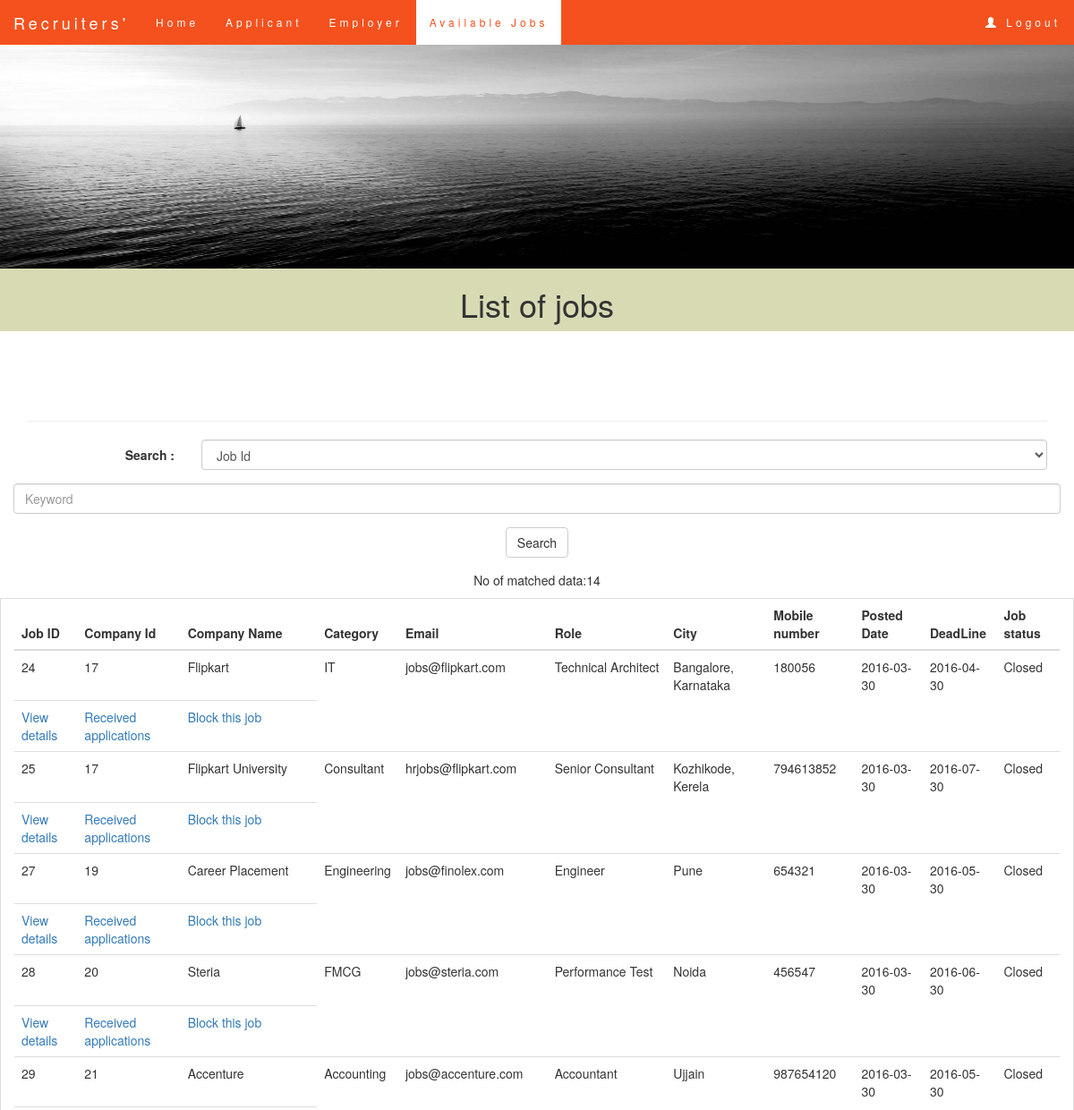
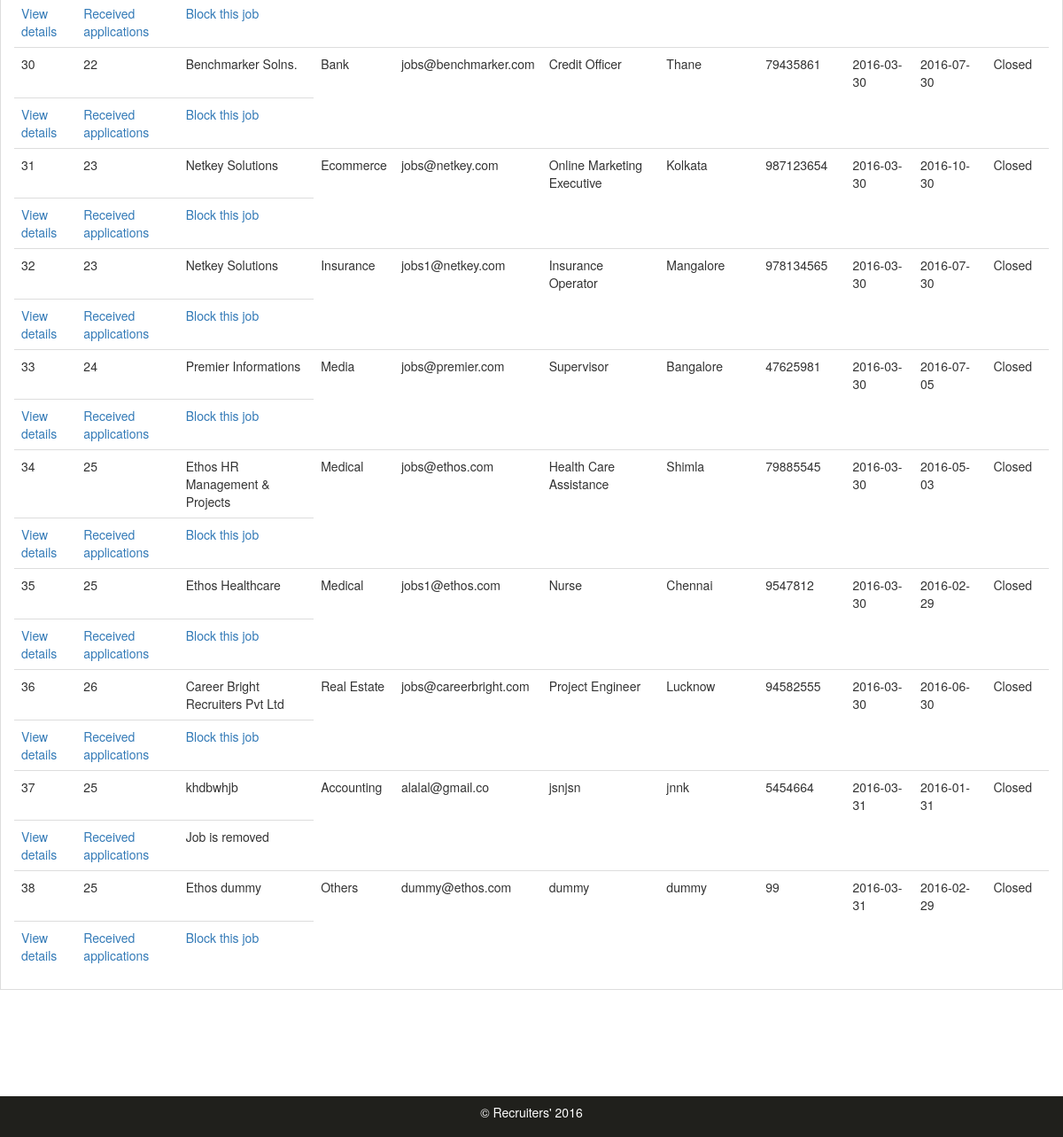
Page /admin/jobs.php (signed in) on the committed database (2 pictures, top to bottom).
### tables this page shows
CREATE TABLE IF NOT EXISTS `postjob` (
  `username` varchar(10) NOT NULL,
  `cmpname` varchar(50) NOT NULL,
  `category` varchar(30) NOT NULL,
  `email` varchar(50) NOT NULL,
  `job_id` int(11) NOT NULL AUTO_INCREMENT,
  `company_id` int(11) NOT NULL,
  `role` varchar(100) NOT NULL,
  `jobdesc` varchar(1000) NOT NULL,
  `stipend` int(10) NOT NULL,
  `location` varchar(25) NOT NULL,
  `vacancy` int(5) NOT NULL,
  `profile` varchar(1000) NOT NULL,
  `posted_date` date NOT NULL,
  `contact` bigint(20) NOT NULL,
  `cmpdesc` varchar(1000) NOT NULL,
  `deadline` date NOT NULL,
  `closejob` varchar(10) NOT NULL DEFAULT 'open',
  `logos` varchar(500) NOT NULL,
  `notification` int(11) NOT NULL,
  `requestdate` date NOT NULL,
  PRIMARY KEY (`job_id`)
);

### admin/jobs.php (the view, shortened to what this page needs)
<!DOCTYPE html>
<html lang="en">
<head>
    <link rel="stylesheet" href="http://maxcdn.bootstrapcdn.com/bootstrap/3.3.6/css/bootstrap.min.css">
   <link rel="stylesheet" href="\PHPProject\main.css">
</head>
<body>
    <nav class="navbar navbar-default navbar-fixed-top">
    <div class="container-fluid">
    <div class="navbar-header">
        <a class="navbar-brand" href="#">Recruiters'</a>
    </div>
    <ul class="nav navbar-nav">
        <li><a href="\PHPProject\admin\home.php">Home</a></li>
        <li><a href="\PHPProject\admin\employee.php">Applicant</a></li>
        <li><a href="\PHPProject\admin\employer.php" >Employer</a></li>
        <li  class="active"><a href="\PHPProject\admin\jobs.php">Available Jobs</a></li>
    </ul>
    <ul class="nav navbar-nav navbar-right" >
        <li><a href="\PHPProject\logout.php"><span class="glyphicon glyphicon-user"> </span>&nbsp;Logout</a></li>
    </ul>
    </div>
    </nav>
    <img class="img" src="\PHPProject\home_img.jpg.jpg" alt="home_img">
    <div class="container-fluid text-center register">
        <h1>List of jobs</h1>
    </div>
    <br/><br/><br/><br/>
<div class="container text-center">
<hr/>
<form class="form-horizontal" role="form">
<div class="form-group">
<label class="control-label col-sm-2" for="category">Search : </label>
<div class="col-sm-10">
<select class="form-control" name='category' id="cat">
<option value="job_id">Job Id</option>
</select>
</div>
</div>
<div class="form-group">
<input class="form-control" type="text" name="key" id="k" placeholder="Keyword">
</div>
<div class="form-group">
<input type="submit" class="btn btn-default" value="Search" >
</div>
</form>
</div>
<?php
$connection=new PDO('mysql:host=localhost;dbname=project','root','');
if(isset($_GET['key'])){
		 	$key="%".$_GET['key']."%";
			  $statement="SELECT * FROM `postjob` WHERE `". $_GET['category']."` LIKE '". $key."'";
			 $query=$connection->query($statement);
}else{
	$statement="SELECT * FROM postjob";
	$query=$connection->query($statement);
}
$rowCount=$query->rowCount();
echo "<div class=\"container text-center\"><p>No of matched data:$rowCount</p></div></div>";
echo "<div class=\"container-fluid table-bordered table-hover\"><table class=\"table\"><thead><tr>";
echo "<th>Job ID</th>";
echo "<th>Company Id</th>";
echo "<th>Company Name</th>";
echo "<th>Category</th>";
echo "<th>Email</th>";
echo "<th>Role</th>";
echo "<th>City</th>";
echo "<th>Mobile number</th>";
echo "<th>Posted Date</th>";
echo "<th>DeadLine</th>";
echo "<th>Job status</th></tr></thead><tbody>";
while($row=$query->fetch(PDO::FETCH_OBJ)){
	echo "<tr><td>$row->job_id</td>";
	echo "<td>$row->company_id</td>";
	echo "<td>$row->cmpname</td>";
	echo "<td>$row->category</td>";
	echo "<td>$row->email</td>";
	echo "<td>$row->role</td>";
	echo "<td>$row->location</td>";
	echo "<td>$row->contact</td>";
	echo "<td>$row->posted_date</td>";
	echo "<td>$row->deadline</td>";
	$end_date=$row->deadline;
	$today="20".date('y/m/d');
	if(strtotime($end_date)<strtotime($today)){
		echo "<td>Closed</td></tr>";
	}else{
		echo "<td>$row->closejob</td>";
	}
	echo "<td><a href=\"viewjobdetail.php?company_id=$row->company_id&job_id=$row->job_id\">View details</a></td>";
	echo "<td><a href=\"jobapplications.php?company_id=$row->company_id&job_id=$row->job_id\">Received applications</a></td>";
	$statement1="SELECT closejob FROM clients WHERE id=?";
	$query1=$connection->prepare($statement1);
	if(!$query1->execute(array($row->company_id))){
		echo "errorxcvxcv";
		die();
	}
	$row1=$query1->fetch(PDO::FETCH_OBJ);
	$accountclosed=$row1->closejob;
	if($accountclosed=="blocked"){
		echo "<td>Account closed</td>";
	}else if($row->closejob=="removed"){
		echo "<td>Job is removed</td>";
	}
	else if($row->closejob=="blocked"){
		echo "<td><a href=\"unblockjob.php?job_id=$row->job_id\">Unblock this job</a></td>";
	}else{
		echo "<td><a href=\"blockjob.php?job_id=$row->job_id\">Block this job</a></td>";
	}
}
?>
</tbody>
</table>
</div>
<br/><br/><br/><br/><br/><br/>
    <footer class="container-fluid text-center copyright">
        <p>&copy; Recruiters' 2016</p>
    </footer>
</body>
</html>

### main.css (style rules this page uses)
html,body { height: 100% }
.img { position:relative; height:300px; width:100%; }
.navbar { margin-bottom: 0; background-color: #f4511e; z-index: 9999; border: 0; font-size: 12px !important; line-height: 1.42857143 !important; letter-spacing: 4px; border-radius: 0; padding-top:-10px; padding-bottom:-10px; }
.navbar li a, .navbar .navbar-brand { color: #fff !important; }
.navbar-nav li a:hover, .navbar-nav li.active a { color: #f4511e !important; background-color: #fff !important; }
.copyright { background-color:rgb(32, 32, 28); color:white; padding:8px; }
.register { background-color:rgb(216, 218, 179); }

### rows in the picture
postjob: job_id "24", company "17", cmpname "Flipkart", category "IT", email "jobs@flipkart.com", role "Technical Architect", location "Bangalore, Karnataka", contact "180056", posted_date "2016-03-30", deadline "2016-04-30", shows "Closed"
postjob: job_id "25", company "17", cmpname "Flipkart University", category "Consultant", email "hrjobs@flipkart.com", role "Senior Consultant", location "Kozhikode, Kerela", contact "794613852", posted_date "2016-03-30", deadline "2016-07-30", shows "Closed"
postjob: job_id "27", company "19", cmpname "Career Placement", category "Engineering", email "jobs@finolex.com", role "Engineer", location "Pune", contact "654321", posted_date "2016-03-30", deadline "2016-05-30", shows "Closed"
postjob: job_id "28", company "20", cmpname "Steria", category "FMCG", email "jobs@steria.com", role "Performance Test", location "Noida", contact "456547", posted_date "2016-03-30", deadline "2016-06-30", shows "Closed"
postjob: job_id "29", company "21", cmpname "Accenture", category "Accounting", email "jobs@accenture.com", role "Accountant", location "Ujjain", contact "987654120", posted_date "2016-03-30", deadline "2016-05-30", shows "Closed"
postjob: job_id "30", company "22", cmpname "Benchmarker Solns.", category "Bank", email "jobs@benchmarker.com", role "Credit Officer", location "Thane", contact "79435861", posted_date "2016-03-30", deadline "2016-07-30", shows "Closed"
postjob: job_id "31", company "23", cmpname "Netkey Solutions", category "Ecommerce", email "jobs@netkey.com", role "Online Marketing Executive", location "Kolkata", contact "987123654", posted_date "2016-03-30", deadline "2016-10-30", shows "Closed"
postjob: job_id "32", company "23", cmpname "Netkey Solutions", category "Insurance", email "jobs1@netkey.com", role "Insurance Operator", location "Mangalore", contact "978134565", posted_date "2016-03-30", deadline "2016-07-30", shows "Closed"
postjob: job_id "33", company "24", cmpname "Premier Informations", category "Media", email "jobs@premier.com", role "Supervisor", location "Bangalore", contact "47625981", posted_date "2016-03-30", deadline "2016-07-05", shows "Closed"
postjob: job_id "34", company "25", cmpname "Ethos HR Management & Projects", category "Medical", email "jobs@ethos.com", role "Health Care Assistance", location "Shimla", contact "79885545", posted_date "2016-03-30", deadline "2016-05-03", shows "Closed"
postjob: job_id "35", company "25", cmpname "Ethos Healthcare", category "Medical", email "jobs1@ethos.com", role "Nurse", location "Chennai", contact "9547812", posted_date "2016-03-30", deadline "2016-02-29", shows "Closed"
postjob: job_id "36", company "26", cmpname "Career Bright Recruiters Pvt Ltd", category "Real Estate", email "jobs@careerbright.com", role "Project Engineer", location "Lucknow", contact "94582555", posted_date "2016-03-30", deadline "2016-06-30", shows "Closed"
postjob: job_id "37", company "25", cmpname "khdbwhjb", category "Accounting", email "alalal@gmail.co", role "jsnjsn", location "jnnk", contact "5454664", posted_date "2016-03-31", deadline "2016-01-31", shows "Closed", closejob "Job is removed"
postjob: job_id "38", company "25", cmpname "Ethos dummy", category "Others", email "dummy@ethos.com", role "dummy", location "dummy", contact "99", posted_date "2016-03-31", deadline "2016-02-29", shows "Closed"

### other values in the picture
$rowCount "14"
